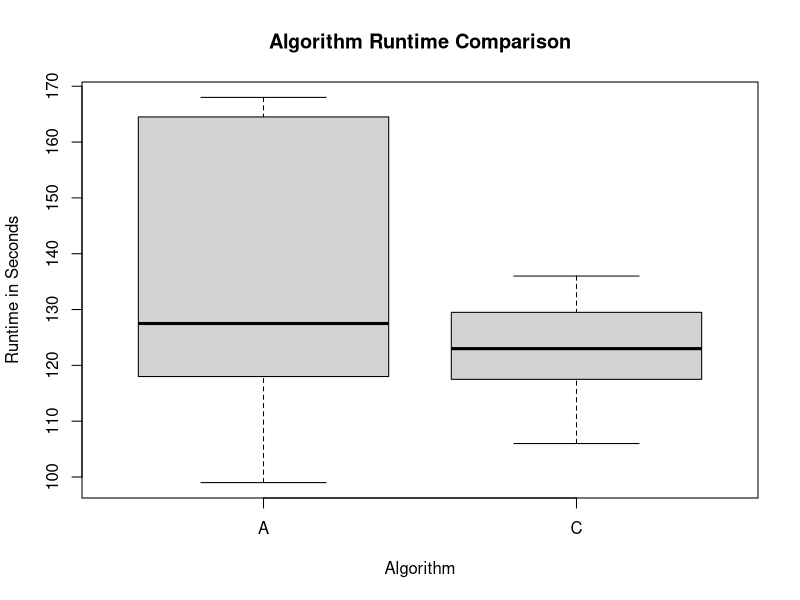
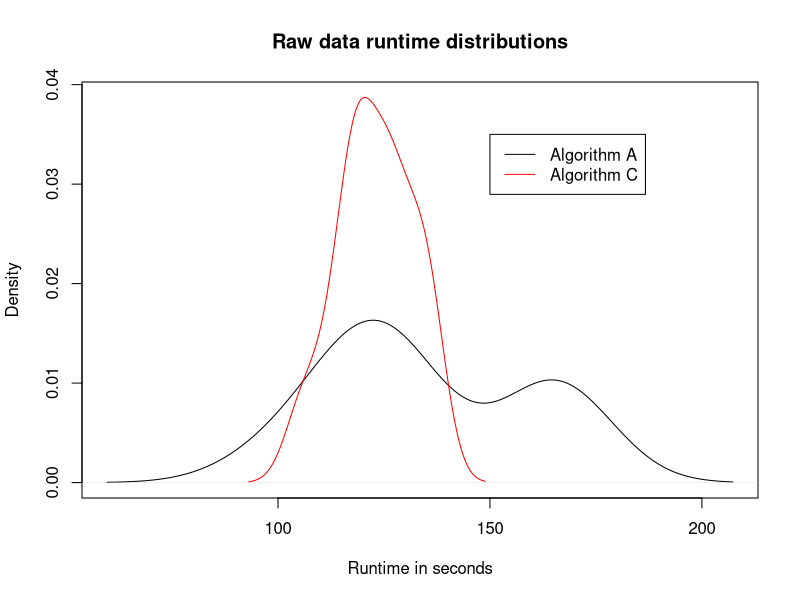
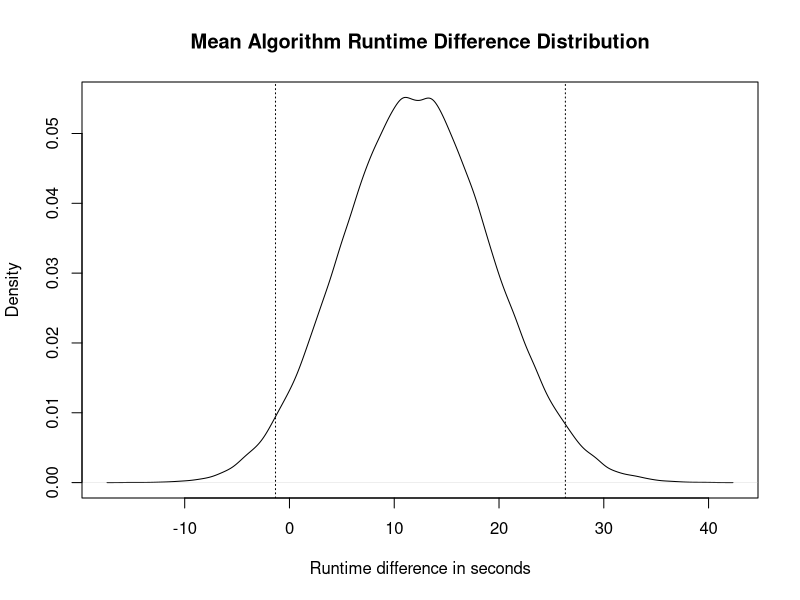
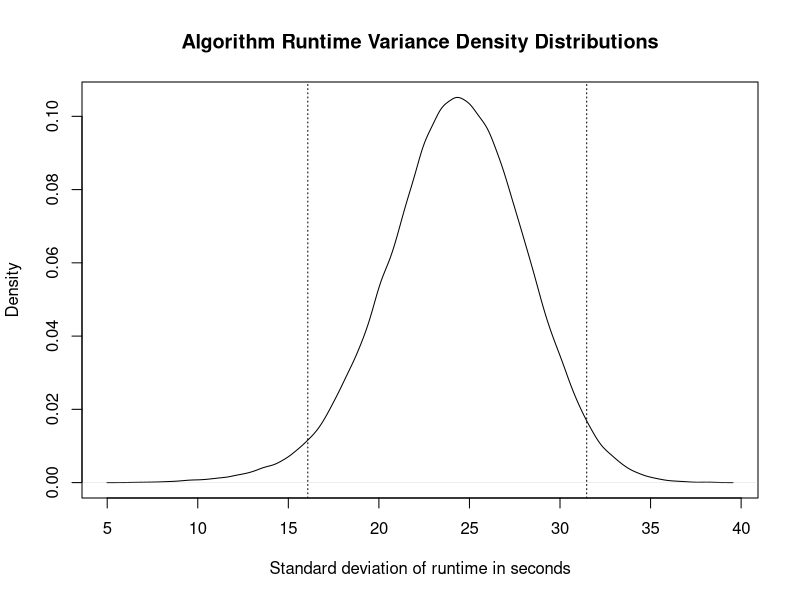

Generate these figures, in order, with R:
#Portfolio 7 script

set.seed(17)
aTimes <- c(168,99,113,119,125,164,165,165,127,117,128,133)
cTimes <- c(113,127,117,120,120,106,136,132,118,135,126,126)

frame <- data.frame(Times=c(aTimes, cTimes), Group=as.factor(rep(c("A", "C"), each=length(aTimes))))
alpha <- 0.05
m <- 100000

diff.boot.mean <- replicate(m, {
  aSample <- sample(aTimes, length(aTimes), replace=TRUE)
  cSample <- sample(cTimes, length(cTimes), replace=TRUE)
  mean(aSample - cSample)
})

diff.boot.sd <- replicate(m, {
  aSample <- sample(aTimes, length(aTimes), replace=TRUE)
  cSample <- sample(cTimes, length(cTimes), replace=TRUE)
  sd(aSample - cSample)
})

diff.mean.density <- density(diff.boot.mean)
diff.mean.ci <- quantile(diff.boot.mean, probs=c(0.025,0.975))

diff.sd.density <- density(diff.boot.sd)
diff.sd.ci <- quantile(diff.boot.sd, probs=c(0.025,0.975))


boxplot(Times ~ Group, data=frame, main="Algorithm Runtime Comparison", ylab="Runtime in Seconds", xlab="Algorithm")

a.dens <- density(aTimes)
c.dens <- density(cTimes)
plot(density(aTimes), xlab="Runtime in seconds", main="Raw data runtime distributions", ylim=c(0,max(c(unlist(a.dens[2]),unlist(c.dens[2])))))
lines(density(cTimes), col="red")
legend(150, 0.035, legend=c("Algorithm A","Algorithm C"), col=c("black", "red"), lty=c(1,1))

plot(diff.mean.density, 
     main="Mean Algorithm Runtime Difference Distribution", 
     xlab="Runtime difference in seconds")
abline(v=diff.mean.ci, lty=3)

plot(diff.sd.density, 
     main="Algorithm Runtime Variance Density Distributions", 
     xlab="Standard deviation of runtime in seconds")
abline(v=diff.sd.ci, lty=3)

